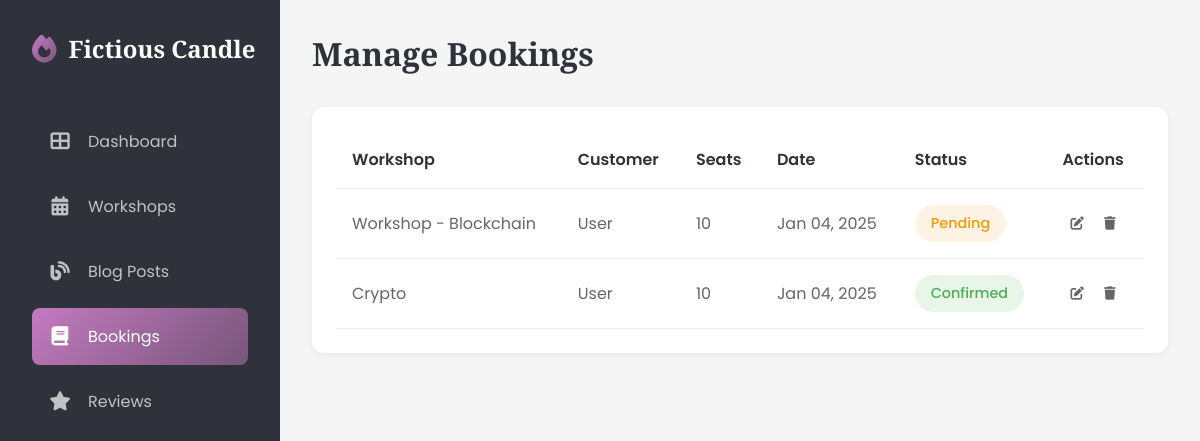
The app's page /dashboard/bookings/ (signed in) with its own data.
### candle/models.py (models this page shows, shortened)
class Config(models.Model):
    site_name = models.CharField(max_length=255)
    site_title = models.CharField(max_length=255)
    site_description = models.TextField()
    facebook_url = models.URLField(blank=True, null=True)
    instagram_url = models.URLField(blank=True, null=True)
    pinterest_url = models.URLField(blank=True, null=True)
    created_at = models.DateTimeField(auto_now_add=True)
    updated_at = models.DateTimeField(auto_now=True)
    class Meta:
        verbose_name = 'Site Configuration'
        verbose_name_plural = 'Site Configuration'
    def as_dict(self):
        return {
            'site_name': self.site_name or '',
            'site_title': self.site_title or '',
            'site_description': self.site_description or '',
            'facebook_url': self.facebook_url or '',
            'instagram_url': self.instagram_url or '',
            "pinterest_url": self.pinterest_url or ""
        }

class Booking(models.Model):
    STATUS_CHOICES = [
        ('confirmed', 'Confirmed'),
        ('pending', 'Pending'),
        ('cancelled', 'Cancelled'),
    ]
    user = models.ForeignKey(User, on_delete=models.CASCADE, related_name='bookings', related_query_name='booking')
    workshop = models.ForeignKey(CandleWorkshop, on_delete=models.CASCADE, related_name='bookings', related_query_name='booking')
    booking_date = models.DateTimeField(auto_now_add=True)
    number_of_seats = models.IntegerField()
    status = models.CharField(
        max_length=10,
        choices=STATUS_CHOICES,
        default='pending'
    )
    class Meta:
        ordering = ['-booking_date']

class CandleWorkshop(models.Model):
    title = models.CharField(max_length=255)
    description = models.TextField()
    duration = models.FloatField(
        help_text='Duration of the workshop in hours (e.g., 1.5 for 1.5 hours)'
    )
    thumbnail = models.ImageField(
        upload_to='workshop_thumbnails/',
        null=True,
        blank=True,
        help_text='Featured image for the workshop'
    )
    date = models.DateField()
    time = models.TimeField()
    price = models.DecimalField(max_digits=10, decimal_places=2)
    capacity = models.IntegerField()
    class Meta:
        ordering = ("-date",)

### candle/views.py (the view)
# urls.py: path("bookings/",DashboardBookingView.as_view(),name="dashboard_bookings"),
class DashboardBookingView(LoginRequiredMixin,ListView):
    model = Booking
    template_name = "candle/dashboard/bookings.html"
    context_object_name = 'bookings'
    paginate_by = 10
    def get_queryset(self):
        user = self.request.user
        if user.is_superuser:
            return Booking.objects.all().order_by('-booking_date')
        return Booking.objects.filter(user=user).order_by('-booking_date')
    def get_context_data(self, **kwargs):
        context = super().get_context_data(**kwargs)
        context["active_menu"] = "bookings"
        return context

### candle/context_processors.py (called while the page is built)
def company_info(request):
    config = {
        "latest_blogs":Blogpost.objects.all()[:6],
        "latest_workshops":CandleWorkshop.objects.all()[:6]
    }
    try:
        config.update(Config.objects.first().as_dict())
    except Exception as e:
        pass
    return config

### candle/templates/candle/dashboard/bookings.html (shortened to what this page needs)
{% extends 'candle/dashboard/base.html' %}
{% block content %}
<main class="main-content">
    <div class="page-header">
        <h1 class="page-title">Manage Bookings</h1>
    </div>
    <div class="table-container">
        {% if not bookings %}
        <div class="empty-state">
            <i class="fas fa-calendar-xmark"></i>
            <p>No Recent Bookings</p>
            <span>New bookings will appear here</span>
        </div>
        {% else %}
        <table>
            <thead>
                <tr>
                    <th>Workshop</th>
                    {% if user.is_superuser %}
                    <th>Customer</th>
                    {% endif %}
                    <th>Seats</th>
                    <th>Date</th>
                    <th>Status</th>
                    <th>Actions</th>
                </tr>
            </thead>
            <tbody>
                {% for booking in bookings %}
                    <tr>
                        <td>{{booking.workshop.title}}</td>
                        {% if user.is_superuser %}
                        <td>{{booking.user.get_full_name|default:"User"}}</td>
                        {% endif %}
                        <td>{{booking.number_of_seats}}</td>
                        <td>{{booking.booking_date|date:"M d, Y"}}</td>
                        <td><span class="status status-{{booking.status}}">{{booking.get_status_display}}</span></td>
                        <td>
                            <button class="action-btn" onclick="openBookingModal({{booking.id}})"><i class="fas fa-edit"></i></button>
                            <form method="post" action="{% url 'candle:delete_bookings' booking.id %}" class="delete-form">
                                <button type="submit" class="action-btn">
                                    <i class="fas fa-trash"></i>
                                </button>
                            </form>
                        </td>
                    </tr>
                {% endfor %}
            </tbody>
        </table>
        {% endif %}
    </div>
</main>
{% endblock content %}

### candle/templates/candle/dashboard/fragments/sidebar.html (shortened to what this page needs)
<aside class="sidebar">
    <div class="logo">
        <i class="fas fa-fire"></i>
        <span>{{site_name}}</span>
    </div>
    <ul class="nav-menu">
        <li class="nav-item">
            <a href="{% url 'candle:dashboard' %}" class="nav-link {% if active_menu == 'dashboard'%} active {% endif %}">
                <i class="fas fa-th-large"></i>
                <span>Dashboard</span>
            </a>
        </li>
        {% if user.is_superuser %}
        <li class="nav-item">
            <a href="{% url 'candle:dashboard_workshops' %}" class="nav-link">
                <i class="fas fa-calendar-alt"></i>
                <span>Workshops</span>
            </a>
        </li>
        <li class="nav-item">
            <a href="{% url 'candle:dashboard_blogs' %}" class="nav-link {% if active_menu == 'blogs'%} active {% endif %}">
                <i class="fas fa-blog"></i>
                <span>{% if not user.is_superuser %}My {% endif %}Blog Posts</span>
            </a>
        </li>
        {% endif %}
        <li class="nav-item">
            <a href="{% url 'candle:dashboard_bookings' %}" class="nav-link {% if active_menu == 'bookings'%} active {% endif %}">
                <i class="fas fa-book"></i>
                <span>{% if not user.is_superuser %}My {% endif %}Bookings</span>
            </a>
        </li>
        <li class="nav-item">
            <a href="{% url 'candle:dashboard_reviews' %}" class="nav-link">
                <i class="fas fa-star"></i>
                <span>{% if not user.is_superuser %}My {% endif %}Reviews</span>
            </a>
        </li>
    </ul>
</aside>

### candle/static/candle/dashboard/main.css (style rules this page uses)
:root { --color-dark: #2F323A; --color-purple: #77567A; --color-magenta: #C47AC0; --color-pink: #E39EC1; --color-light: #DEBAC0; --gradient-primary: linear-gradient(135deg, var(--color-magenta), var(--color-purple)); --gradient-hover: linear-gradient(135deg, var(--color-purple), var(--color-magenta)); }
* { margin: 0; padding: 0; box-sizing: border-box; }
body { font-family: 'Poppins', sans-serif; background-color: #f5f5f5; display: flex; min-height: 100vh; overflow-x: hidden; }
.sidebar { width: 280px; background: var(--color-dark); min-height: 100vh; padding: 2rem; position: fixed; left: 0; top: 0; transition: all 0.3s ease; z-index: 1000; }
.logo { color: white; font-size: 1.5rem; font-weight: bold; font-family: 'Playfair Display', serif; display: flex; align-items: center; gap: 0.75rem; margin-bottom: 3rem; white-space: nowrap; padding-right: 1rem; }
.logo i { background: var(--gradient-primary); -webkit-background-clip: text; -webkit-text-fill-color: transparent; font-size: 1.75rem; flex-shrink: 0; }
.nav-menu { list-style: none; }
.nav-item { margin-bottom: 0.5rem; position: relative; }
.nav-link { color: rgba(255, 255, 255, 0.7); text-decoration: none; display: flex; align-items: center; padding: 1rem; border-radius: 8px; transition: all 0.3s ease; white-space: nowrap; }
.nav-link i { margin-right: 1rem; font-size: 1.2rem; min-width: 24px; text-align: center; }
.nav-link.active, .nav-link:hover { background: var(--gradient-primary); color: white; }
.main-content { flex: 1; margin-left: 280px; padding: 2rem; transition: all 0.3s ease; width: calc(100% - 280px); }
.page-header { display: flex; justify-content: space-between; align-items: center; margin-bottom: 2rem; flex-wrap: wrap; gap: 1rem; }
.page-title { font-family: 'Playfair Display', serif; color: var(--color-dark); font-size: clamp(1.5rem, 4vw, 2rem); }
.table-container { background: white; border-radius: 12px; padding: 1.5rem; box-shadow: 0 2px 10px rgba(0, 0, 0, 0.05); margin-bottom: 2rem; overflow-x: auto; }
table { width: 100%; border-collapse: collapse; min-width: 600px; }
th, td { padding: 1rem; text-align: left; border-bottom: 1px solid #eee; }
th { font-weight: 600; color: var(--color-dark); white-space: nowrap; }
td { color: #666; }
.status { padding: 0.5rem 1rem; border-radius: 50px; font-size: 0.9rem; font-weight: 500; display: inline-block; white-space: nowrap; }
.status-pending { background: #fff3e5; color: #ff9800; }
.status-confirmed { background: #e8f5e9; color: #4caf50; }
.action-btn { padding: 0.5rem; border: none; background: none; color: #666; cursor: pointer; transition: all 0.3s ease; }
.delete-form { display: inline; }

### records on screen
Config: site_name "Fictious Candle"
Booking: workshop "Workshop - Blockchain", user.get_full_name "User", number_of_seats "10", booking_date "Jan 04, 2025", status "Pending"
Booking: workshop "Crypto", user.get_full_name "User", number_of_seats "10", booking_date "Jan 04, 2025", status "Confirmed"
